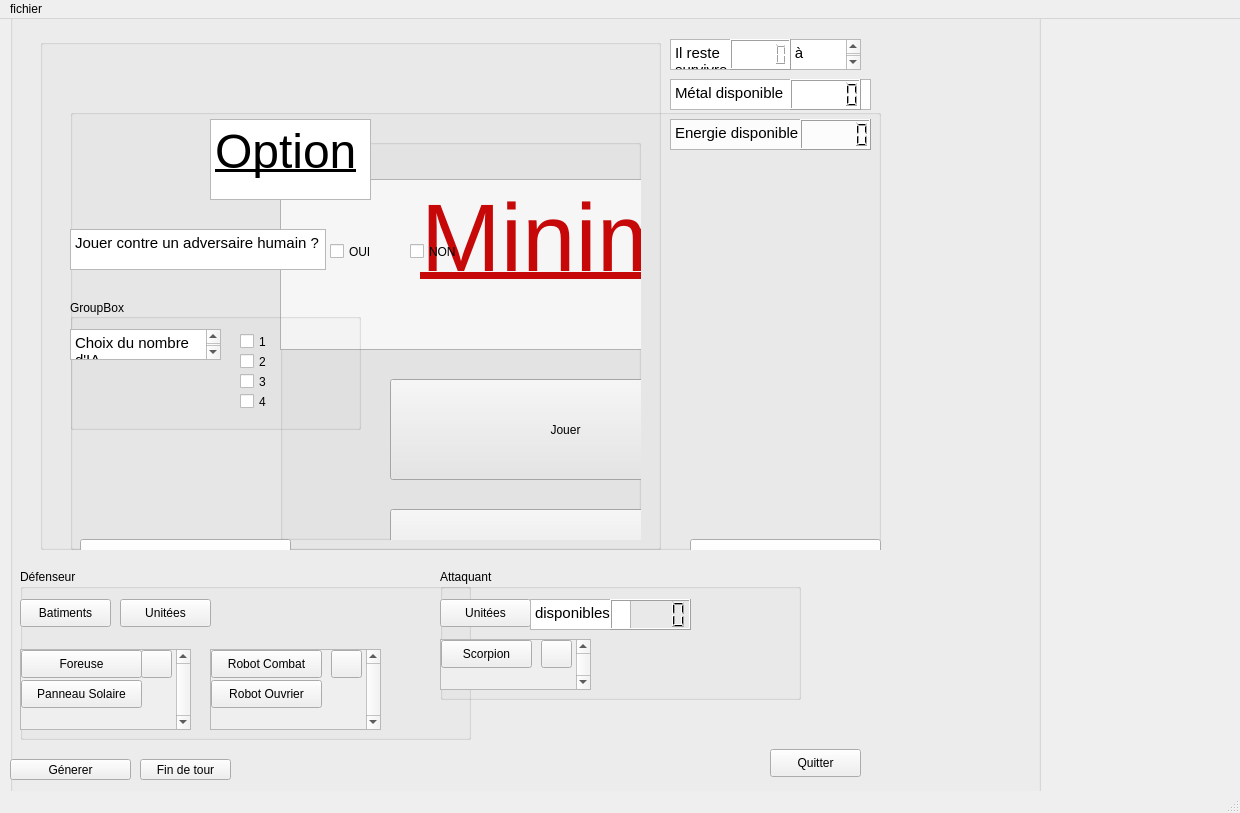
<?xml version="1.0" encoding="UTF-8"?>
<ui version="4.0">
 <class>Minima_Accueil</class>
 <widget class="QMainWindow" name="Minima_Accueil">
  <property name="geometry">
   <rect>
    <x>0</x>
    <y>0</y>
    <width>1240</width>
    <height>813</height>
   </rect>
  </property>
  <property name="windowTitle">
   <string>Minima Accueil</string>
  </property>
  <widget class="QWidget" name="centralwidget">
   <widget class="QGroupBox" name="groupBox_Accueil">
    <property name="enabled">
     <bool>true</bool>
    </property>
    <property name="geometry">
     <rect>
      <x>280</x>
      <y>120</y>
      <width>361</width>
      <height>401</height>
     </rect>
    </property>
    <property name="title">
     <string/>
    </property>
    <widget class="QTextBrowser" name="textBrowser">
     <property name="geometry">
      <rect>
       <x>0</x>
       <y>40</y>
       <width>591</width>
       <height>171</height>
      </rect>
     </property>
     <property name="html">
      <string>&lt;!DOCTYPE HTML PUBLIC &quot;-//W3C//DTD HTML 4.0//EN&quot; &quot;http://www.w3.org/TR/REC-html40/strict.dtd&quot;&gt;
&lt;html&gt;&lt;head&gt;&lt;meta name=&quot;qrichtext&quot; content=&quot;1&quot; /&gt;&lt;style type=&quot;text/css&quot;&gt;
p, li { white-space: pre-wrap; }
&lt;/style&gt;&lt;/head&gt;&lt;body style=&quot; font-family:'Cantarell'; font-size:11pt; font-weight:400; font-style:normal;&quot;&gt;
&lt;p align=&quot;center&quot; style=&quot; margin-top:0px; margin-bottom:0px; margin-left:0px; margin-right:0px; -qt-block-indent:0; text-indent:0px;&quot;&gt;&lt;span style=&quot; font-size:72pt; text-decoration: underline; color:#cd0808;&quot;&gt;Minima&lt;/span&gt;&lt;/p&gt;&lt;/body&gt;&lt;/html&gt;</string>
     </property>
    </widget>
    <widget class="QPushButton" name="Button_Ac_Jouer">
     <property name="geometry">
      <rect>
       <x>110</x>
       <y>240</y>
       <width>351</width>
       <height>101</height>
      </rect>
     </property>
     <property name="text">
      <string>Jouer</string>
     </property>
    </widget>
    <widget class="QPushButton" name="Button_Ac_Quitter">
     <property name="geometry">
      <rect>
       <x>110</x>
       <y>370</y>
       <width>351</width>
       <height>91</height>
      </rect>
     </property>
     <property name="text">
      <string>Quitter</string>
     </property>
    </widget>
    <zorder>textBrowser</zorder>
    <zorder>Button_Ac_Jouer</zorder>
    <zorder>Button_Ac_Quitter</zorder>
    <zorder>groupBox_Option</zorder>
   </widget>
   <widget class="QGroupBox" name="groupBox_Jeu">
    <property name="geometry">
     <rect>
      <x>10</x>
      <y>-10</y>
      <width>1031</width>
      <height>811</height>
     </rect>
    </property>
    <property name="title">
     <string/>
    </property>
    <widget class="QGroupBox" name="groupBox_5">
     <property name="geometry">
      <rect>
       <x>30</x>
       <y>30</y>
       <width>621</width>
       <height>511</height>
      </rect>
     </property>
     <property name="title">
      <string/>
     </property>
    </widget>
    <widget class="QTextBrowser" name="textBrowser_Tours_restants">
     <property name="geometry">
      <rect>
       <x>660</x>
       <y>30</y>
       <width>191</width>
       <height>31</height>
      </rect>
     </property>
     <property name="html">
      <string>&lt;!DOCTYPE HTML PUBLIC &quot;-//W3C//DTD HTML 4.0//EN&quot; &quot;http://www.w3.org/TR/REC-html40/strict.dtd&quot;&gt;
&lt;html&gt;&lt;head&gt;&lt;meta name=&quot;qrichtext&quot; content=&quot;1&quot; /&gt;&lt;style type=&quot;text/css&quot;&gt;
p, li { white-space: pre-wrap; }
&lt;/style&gt;&lt;/head&gt;&lt;body style=&quot; font-family:'Cantarell'; font-size:11pt; font-weight:400; font-style:normal;&quot;&gt;
&lt;p style=&quot; margin-top:0px; margin-bottom:0px; margin-left:0px; margin-right:0px; -qt-block-indent:0; text-indent:0px;&quot;&gt;Il reste                  à survivre &lt;/p&gt;&lt;/body&gt;&lt;/html&gt;</string>
     </property>
    </widget>
    <widget class="QLCDNumber" name="lcdNumber_Tours_restant">
     <property name="geometry">
      <rect>
       <x>720</x>
       <y>30</y>
       <width>61</width>
       <height>31</height>
      </rect>
     </property>
    </widget>
    <widget class="QTextBrowser" name="textBrowser_Metal">
     <property name="geometry">
      <rect>
       <x>660</x>
       <y>70</y>
       <width>201</width>
       <height>31</height>
      </rect>
     </property>
     <property name="html">
      <string>&lt;!DOCTYPE HTML PUBLIC &quot;-//W3C//DTD HTML 4.0//EN&quot; &quot;http://www.w3.org/TR/REC-html40/strict.dtd&quot;&gt;
&lt;html&gt;&lt;head&gt;&lt;meta name=&quot;qrichtext&quot; content=&quot;1&quot; /&gt;&lt;style type=&quot;text/css&quot;&gt;
p, li { white-space: pre-wrap; }
&lt;/style&gt;&lt;/head&gt;&lt;body style=&quot; font-family:'Cantarell'; font-size:11pt; font-weight:400; font-style:normal;&quot;&gt;
&lt;p style=&quot; margin-top:0px; margin-bottom:0px; margin-left:0px; margin-right:0px; -qt-block-indent:0; text-indent:0px;&quot;&gt;Métal disponible&lt;/p&gt;&lt;/body&gt;&lt;/html&gt;</string>
     </property>
    </widget>
    <widget class="QLCDNumber" name="lcdNumber_Metal">
     <property name="geometry">
      <rect>
       <x>780</x>
       <y>70</y>
       <width>71</width>
       <height>31</height>
      </rect>
     </property>
     <property name="segmentStyle">
      <enum>QLCDNumber::Filled</enum>
     </property>
    </widget>
    <widget class="QTextBrowser" name="textBrowser_Energie">
     <property name="geometry">
      <rect>
       <x>660</x>
       <y>110</y>
       <width>201</width>
       <height>31</height>
      </rect>
     </property>
     <property name="html">
      <string>&lt;!DOCTYPE HTML PUBLIC &quot;-//W3C//DTD HTML 4.0//EN&quot; &quot;http://www.w3.org/TR/REC-html40/strict.dtd&quot;&gt;
&lt;html&gt;&lt;head&gt;&lt;meta name=&quot;qrichtext&quot; content=&quot;1&quot; /&gt;&lt;style type=&quot;text/css&quot;&gt;
p, li { white-space: pre-wrap; }
&lt;/style&gt;&lt;/head&gt;&lt;body style=&quot; font-family:'Cantarell'; font-size:11pt; font-weight:400; font-style:normal;&quot;&gt;
&lt;p style=&quot; margin-top:0px; margin-bottom:0px; margin-left:0px; margin-right:0px; -qt-block-indent:0; text-indent:0px;&quot;&gt;Energie disponible&lt;/p&gt;&lt;/body&gt;&lt;/html&gt;</string>
     </property>
    </widget>
    <widget class="QLCDNumber" name="lcdNumber_Energie">
     <property name="geometry">
      <rect>
       <x>790</x>
       <y>110</y>
       <width>71</width>
       <height>31</height>
      </rect>
     </property>
    </widget>
    <widget class="QGroupBox" name="Defenseur">
     <property name="geometry">
      <rect>
       <x>10</x>
       <y>560</y>
       <width>451</width>
       <height>171</height>
      </rect>
     </property>
     <property name="title">
      <string>Défenseur</string>
     </property>
     <widget class="QPushButton" name="pushButton">
      <property name="geometry">
       <rect>
        <x>0</x>
        <y>30</y>
        <width>91</width>
        <height>28</height>
       </rect>
      </property>
      <property name="text">
       <string>Batiments</string>
      </property>
     </widget>
     <widget class="QScrollArea" name="scrollArea">
      <property name="geometry">
       <rect>
        <x>0</x>
        <y>80</y>
        <width>171</width>
        <height>81</height>
       </rect>
      </property>
      <property name="verticalScrollBarPolicy">
       <enum>Qt::ScrollBarAlwaysOn</enum>
      </property>
      <property name="widgetResizable">
       <bool>true</bool>
      </property>
      <widget class="QWidget" name="scrollAreaWidgetContents">
       <property name="geometry">
        <rect>
         <x>0</x>
         <y>0</y>
         <width>156</width>
         <height>79</height>
        </rect>
       </property>
       <widget class="QPushButton" name="Button_Foreuse">
        <property name="geometry">
         <rect>
          <x>0</x>
          <y>0</y>
          <width>121</width>
          <height>28</height>
         </rect>
        </property>
        <property name="text">
         <string>Foreuse</string>
        </property>
       </widget>
       <widget class="QPushButton" name="Button_Panneau_Solaire">
        <property name="geometry">
         <rect>
          <x>0</x>
          <y>30</y>
          <width>121</width>
          <height>28</height>
         </rect>
        </property>
        <property name="text">
         <string>Panneau Solaire</string>
        </property>
       </widget>
       <widget class="QPushButton" name="Button_J_D_B_Fermer">
        <property name="geometry">
         <rect>
          <x>120</x>
          <y>0</y>
          <width>31</width>
          <height>28</height>
         </rect>
        </property>
        <property name="text">
         <string/>
        </property>
        <property name="icon">
         <iconset>
          <normaloff>../../Images/croix_rouge.png</normaloff>../../Images/croix_rouge.png</iconset>
        </property>
       </widget>
      </widget>
     </widget>
     <widget class="QPushButton" name="pushButton_2">
      <property name="geometry">
       <rect>
        <x>100</x>
        <y>30</y>
        <width>91</width>
        <height>28</height>
       </rect>
      </property>
      <property name="text">
       <string>Unitées</string>
      </property>
     </widget>
     <widget class="QScrollArea" name="scrollArea_2">
      <property name="geometry">
       <rect>
        <x>190</x>
        <y>80</y>
        <width>171</width>
        <height>81</height>
       </rect>
      </property>
      <property name="toolTipDuration">
       <number>-1</number>
      </property>
      <property name="layoutDirection">
       <enum>Qt::LeftToRight</enum>
      </property>
      <property name="autoFillBackground">
       <bool>false</bool>
      </property>
      <property name="verticalScrollBarPolicy">
       <enum>Qt::ScrollBarAlwaysOn</enum>
      </property>
      <property name="widgetResizable">
       <bool>true</bool>
      </property>
      <widget class="QWidget" name="scrollAreaWidgetContents_2">
       <property name="geometry">
        <rect>
         <x>0</x>
         <y>0</y>
         <width>156</width>
         <height>79</height>
        </rect>
       </property>
       <widget class="QPushButton" name="Button_Robot_Ouvrier">
        <property name="geometry">
         <rect>
          <x>0</x>
          <y>30</y>
          <width>111</width>
          <height>28</height>
         </rect>
        </property>
        <property name="text">
         <string>Robot Ouvrier</string>
        </property>
       </widget>
       <widget class="QPushButton" name="Button_J_D_U_Fermer">
        <property name="geometry">
         <rect>
          <x>120</x>
          <y>0</y>
          <width>31</width>
          <height>28</height>
         </rect>
        </property>
        <property name="text">
         <string/>
        </property>
        <property name="icon">
         <iconset>
          <selectedon>../../Images/croix_rouge.png</selectedon>
         </iconset>
        </property>
       </widget>
       <widget class="QPushButton" name="Button_Robot_Combat">
        <property name="geometry">
         <rect>
          <x>0</x>
          <y>0</y>
          <width>111</width>
          <height>28</height>
         </rect>
        </property>
        <property name="text">
         <string>Robot Combat</string>
        </property>
       </widget>
      </widget>
     </widget>
    </widget>
    <widget class="QGroupBox" name="Attaquant">
     <property name="geometry">
      <rect>
       <x>430</x>
       <y>560</y>
       <width>361</width>
       <height>131</height>
      </rect>
     </property>
     <property name="title">
      <string>Attaquant</string>
     </property>
     <widget class="QPushButton" name="Jeu_A_Unitees">
      <property name="geometry">
       <rect>
        <x>0</x>
        <y>30</y>
        <width>91</width>
        <height>28</height>
       </rect>
      </property>
      <property name="text">
       <string>Unitées</string>
      </property>
     </widget>
     <widget class="QScrollArea" name="scrollArea_3">
      <property name="geometry">
       <rect>
        <x>0</x>
        <y>70</y>
        <width>151</width>
        <height>51</height>
       </rect>
      </property>
      <property name="verticalScrollBarPolicy">
       <enum>Qt::ScrollBarAlwaysOn</enum>
      </property>
      <property name="sizeAdjustPolicy">
       <enum>QAbstractScrollArea::AdjustIgnored</enum>
      </property>
      <property name="widgetResizable">
       <bool>true</bool>
      </property>
      <widget class="QWidget" name="scrollAreaWidgetContents_3">
       <property name="geometry">
        <rect>
         <x>0</x>
         <y>0</y>
         <width>136</width>
         <height>49</height>
        </rect>
       </property>
       <widget class="QPushButton" name="Button_Scorpion">
        <property name="geometry">
         <rect>
          <x>0</x>
          <y>0</y>
          <width>91</width>
          <height>28</height>
         </rect>
        </property>
        <property name="text">
         <string>Scorpion</string>
        </property>
       </widget>
       <widget class="QPushButton" name="Button_J_A_Fermer">
        <property name="geometry">
         <rect>
          <x>100</x>
          <y>0</y>
          <width>31</width>
          <height>28</height>
         </rect>
        </property>
        <property name="text">
         <string/>
        </property>
        <property name="icon">
         <iconset>
          <normaloff>../../Images/croix_rouge.png</normaloff>../../Images/croix_rouge.png</iconset>
        </property>
       </widget>
      </widget>
     </widget>
     <widget class="QTextBrowser" name="textBrowser_U_dispo">
      <property name="geometry">
       <rect>
        <x>90</x>
        <y>30</y>
        <width>101</width>
        <height>31</height>
       </rect>
      </property>
      <property name="html">
       <string>&lt;!DOCTYPE HTML PUBLIC &quot;-//W3C//DTD HTML 4.0//EN&quot; &quot;http://www.w3.org/TR/REC-html40/strict.dtd&quot;&gt;
&lt;html&gt;&lt;head&gt;&lt;meta name=&quot;qrichtext&quot; content=&quot;1&quot; /&gt;&lt;style type=&quot;text/css&quot;&gt;
p, li { white-space: pre-wrap; }
&lt;/style&gt;&lt;/head&gt;&lt;body style=&quot; font-family:'Cantarell'; font-size:11pt; font-weight:400; font-style:normal;&quot;&gt;
&lt;p style=&quot; margin-top:0px; margin-bottom:0px; margin-left:0px; margin-right:0px; -qt-block-indent:0; text-indent:0px;&quot;&gt;disponibles&lt;/p&gt;&lt;/body&gt;&lt;/html&gt;</string>
      </property>
     </widget>
     <widget class="QLCDNumber" name="lcdNumber_Unitdispo">
      <property name="geometry">
       <rect>
        <x>170</x>
        <y>30</y>
        <width>81</width>
        <height>31</height>
       </rect>
      </property>
     </widget>
    </widget>
    <widget class="QPushButton" name="Bouton_Jeu_Quitter">
     <property name="geometry">
      <rect>
       <x>760</x>
       <y>740</y>
       <width>91</width>
       <height>28</height>
      </rect>
     </property>
     <property name="text">
      <string>Quitter</string>
     </property>
    </widget>
    <widget class="QPushButton" name="Bouton_Generer">
     <property name="geometry">
      <rect>
       <x>0</x>
       <y>750</y>
       <width>121</width>
       <height>21</height>
      </rect>
     </property>
     <property name="text">
      <string>Génerer</string>
     </property>
    </widget>
    <widget class="QPushButton" name="Bouton_Findetour">
     <property name="geometry">
      <rect>
       <x>130</x>
       <y>750</y>
       <width>91</width>
       <height>21</height>
      </rect>
     </property>
     <property name="text">
      <string>Fin de tour</string>
     </property>
    </widget>
   </widget>
   <widget class="QGroupBox" name="groupBox_Option">
    <property name="enabled">
     <bool>true</bool>
    </property>
    <property name="geometry">
     <rect>
      <x>70</x>
      <y>90</y>
      <width>811</width>
      <height>441</height>
     </rect>
    </property>
    <property name="title">
     <string/>
    </property>
    <widget class="QTextBrowser" name="textBrowser_2">
     <property name="geometry">
      <rect>
       <x>140</x>
       <y>10</y>
       <width>161</width>
       <height>81</height>
      </rect>
     </property>
     <property name="html">
      <string>&lt;!DOCTYPE HTML PUBLIC &quot;-//W3C//DTD HTML 4.0//EN&quot; &quot;http://www.w3.org/TR/REC-html40/strict.dtd&quot;&gt;
&lt;html&gt;&lt;head&gt;&lt;meta name=&quot;qrichtext&quot; content=&quot;1&quot; /&gt;&lt;style type=&quot;text/css&quot;&gt;
p, li { white-space: pre-wrap; }
&lt;/style&gt;&lt;/head&gt;&lt;body style=&quot; font-family:'Cantarell'; font-size:11pt; font-weight:400; font-style:normal;&quot;&gt;
&lt;p style=&quot; margin-top:0px; margin-bottom:0px; margin-left:0px; margin-right:0px; -qt-block-indent:0; text-indent:0px;&quot;&gt;&lt;span style=&quot; font-size:36pt; text-decoration: underline;&quot;&gt;Option&lt;/span&gt;&lt;/p&gt;&lt;/body&gt;&lt;/html&gt;</string>
     </property>
    </widget>
    <widget class="QTextBrowser" name="textBrowser_Humain">
     <property name="geometry">
      <rect>
       <x>0</x>
       <y>120</y>
       <width>256</width>
       <height>41</height>
      </rect>
     </property>
     <property name="html">
      <string>&lt;!DOCTYPE HTML PUBLIC &quot;-//W3C//DTD HTML 4.0//EN&quot; &quot;http://www.w3.org/TR/REC-html40/strict.dtd&quot;&gt;
&lt;html&gt;&lt;head&gt;&lt;meta name=&quot;qrichtext&quot; content=&quot;1&quot; /&gt;&lt;style type=&quot;text/css&quot;&gt;
p, li { white-space: pre-wrap; }
&lt;/style&gt;&lt;/head&gt;&lt;body style=&quot; font-family:'Cantarell'; font-size:11pt; font-weight:400; font-style:normal;&quot;&gt;
&lt;p style=&quot; margin-top:0px; margin-bottom:0px; margin-left:0px; margin-right:0px; -qt-block-indent:0; text-indent:0px;&quot;&gt;Jouer contre un adversaire humain ?&lt;/p&gt;&lt;/body&gt;&lt;/html&gt;</string>
     </property>
    </widget>
    <widget class="QCheckBox" name="checkBox_Option_Humain_OUI">
     <property name="geometry">
      <rect>
       <x>260</x>
       <y>130</y>
       <width>93</width>
       <height>25</height>
      </rect>
     </property>
     <property name="text">
      <string>OUI</string>
     </property>
    </widget>
    <widget class="QCheckBox" name="checkBox_Option_Hum_NON">
     <property name="geometry">
      <rect>
       <x>340</x>
       <y>130</y>
       <width>93</width>
       <height>25</height>
      </rect>
     </property>
     <property name="text">
      <string>NON</string>
     </property>
    </widget>
    <widget class="QGroupBox" name="groupBox_3">
     <property name="enabled">
      <bool>true</bool>
     </property>
     <property name="geometry">
      <rect>
       <x>0</x>
       <y>190</y>
       <width>291</width>
       <height>131</height>
      </rect>
     </property>
     <property name="acceptDrops">
      <bool>false</bool>
     </property>
     <property name="inputMethodHints">
      <set>Qt::ImhHiddenText</set>
     </property>
     <property name="title">
      <string>GroupBox</string>
     </property>
     <property name="alignment">
      <set>Qt::AlignLeading|Qt::AlignLeft|Qt::AlignVCenter</set>
     </property>
     <widget class="QTextBrowser" name="textBrowser_IA">
      <property name="enabled">
       <bool>true</bool>
      </property>
      <property name="geometry">
       <rect>
        <x>0</x>
        <y>30</y>
        <width>151</width>
        <height>31</height>
       </rect>
      </property>
      <property name="html">
       <string>&lt;!DOCTYPE HTML PUBLIC &quot;-//W3C//DTD HTML 4.0//EN&quot; &quot;http://www.w3.org/TR/REC-html40/strict.dtd&quot;&gt;
&lt;html&gt;&lt;head&gt;&lt;meta name=&quot;qrichtext&quot; content=&quot;1&quot; /&gt;&lt;style type=&quot;text/css&quot;&gt;
p, li { white-space: pre-wrap; }
&lt;/style&gt;&lt;/head&gt;&lt;body style=&quot; font-family:'Cantarell'; font-size:11pt; font-weight:400; font-style:normal;&quot;&gt;
&lt;p style=&quot; margin-top:0px; margin-bottom:0px; margin-left:0px; margin-right:0px; -qt-block-indent:0; text-indent:0px;&quot;&gt;Choix du nombre d'IA&lt;/p&gt;&lt;/body&gt;&lt;/html&gt;</string>
      </property>
     </widget>
     <widget class="QCheckBox" name="checkBox_IA_1">
      <property name="geometry">
       <rect>
        <x>170</x>
        <y>30</y>
        <width>311</width>
        <height>25</height>
       </rect>
      </property>
      <property name="text">
       <string>1</string>
      </property>
     </widget>
     <widget class="QCheckBox" name="checkBox_IA_2">
      <property name="geometry">
       <rect>
        <x>170</x>
        <y>50</y>
        <width>271</width>
        <height>25</height>
       </rect>
      </property>
      <property name="text">
       <string>2</string>
      </property>
     </widget>
     <widget class="QCheckBox" name="checkBox_IA_3">
      <property name="geometry">
       <rect>
        <x>170</x>
        <y>70</y>
        <width>281</width>
        <height>25</height>
       </rect>
      </property>
      <property name="text">
       <string>3</string>
      </property>
     </widget>
     <widget class="QCheckBox" name="checkBox_IA_4">
      <property name="geometry">
       <rect>
        <x>170</x>
        <y>90</y>
        <width>281</width>
        <height>25</height>
       </rect>
      </property>
      <property name="text">
       <string>4</string>
      </property>
     </widget>
    </widget>
    <widget class="QPushButton" name="Button_Retour">
     <property name="geometry">
      <rect>
       <x>10</x>
       <y>430</y>
       <width>211</width>
       <height>91</height>
      </rect>
     </property>
     <property name="text">
      <string>Retour</string>
     </property>
    </widget>
    <widget class="QPushButton" name="Button_Jouer">
     <property name="geometry">
      <rect>
       <x>620</x>
       <y>430</y>
       <width>191</width>
       <height>91</height>
      </rect>
     </property>
     <property name="text">
      <string>Jouer</string>
     </property>
    </widget>
    <zorder>textBrowser_2</zorder>
    <zorder>textBrowser_Humain</zorder>
    <zorder>checkBox_Option_Humain_OUI</zorder>
    <zorder>checkBox_Option_Hum_NON</zorder>
    <zorder>groupBox_3</zorder>
    <zorder>Button_Retour</zorder>
    <zorder>Button_Jouer</zorder>
    <zorder>groupBox_Jeu</zorder>
   </widget>
  </widget>
  <widget class="QMenuBar" name="menubar">
   <property name="geometry">
    <rect>
     <x>0</x>
     <y>0</y>
     <width>1240</width>
     <height>28</height>
    </rect>
   </property>
   <widget class="QMenu" name="menuFichier">
    <property name="title">
     <string>fichier</string>
    </property>
    <addaction name="actionQuitter"/>
    <addaction name="actionSauvegarder"/>
   </widget>
   <addaction name="menuFichier"/>
  </widget>
  <widget class="QStatusBar" name="statusbar"/>
  <action name="actionQuitter">
   <property name="icon">
    <iconset>
     <normalon>../../Images/croix_rouge.png</normalon>
    </iconset>
   </property>
   <property name="text">
    <string>Quitter</string>
   </property>
   <property name="shortcut">
    <string>Ctrl+Q</string>
   </property>
  </action>
  <action name="actionSauvegarder">
   <property name="text">
    <string>Sauvegarder</string>
   </property>
  </action>
 </widget>
 <resources/>
 <connections>
  <connection>
   <sender>Button_Ac_Quitter</sender>
   <signal>clicked()</signal>
   <receiver>Minima_Accueil</receiver>
   <slot>close()</slot>
   <hints>
    <hint type="sourcelabel">
     <x>618</x>
     <y>567</y>
    </hint>
    <hint type="destinationlabel">
     <x>722</x>
     <y>0</y>
    </hint>
   </hints>
  </connection>
  <connection>
   <sender>Button_Ac_Jouer</sender>
   <signal>clicked()</signal>
   <receiver>groupBox_Accueil</receiver>
   <slot>hide()</slot>
   <hints>
    <hint type="sourcelabel">
     <x>577</x>
     <y>412</y>
    </hint>
    <hint type="destinationlabel">
     <x>405</x>
     <y>548</y>
    </hint>
   </hints>
  </connection>
  <connection>
   <sender>Button_Ac_Jouer</sender>
   <signal>clicked()</signal>
   <receiver>groupBox_Option</receiver>
   <slot>show()</slot>
   <hints>
    <hint type="sourcelabel">
     <x>681</x>
     <y>424</y>
    </hint>
    <hint type="destinationlabel">
     <x>230</x>
     <y>412</y>
    </hint>
   </hints>
  </connection>
  <connection>
   <sender>Button_Retour</sender>
   <signal>clicked()</signal>
   <receiver>groupBox_Option</receiver>
   <slot>hide()</slot>
   <hints>
    <hint type="sourcelabel">
     <x>208</x>
     <y>548</y>
    </hint>
    <hint type="destinationlabel">
     <x>666</x>
     <y>488</y>
    </hint>
   </hints>
  </connection>
  <connection>
   <sender>Button_Retour</sender>
   <signal>clicked()</signal>
   <receiver>groupBox_Accueil</receiver>
   <slot>show()</slot>
   <hints>
    <hint type="sourcelabel">
     <x>230</x>
     <y>614</y>
    </hint>
    <hint type="destinationlabel">
     <x>608</x>
     <y>347</y>
    </hint>
   </hints>
  </connection>
  <connection>
   <sender>Button_Jouer</sender>
   <signal>clicked()</signal>
   <receiver>groupBox_Jeu</receiver>
   <slot>show()</slot>
   <hints>
    <hint type="sourcelabel">
     <x>865</x>
     <y>636</y>
    </hint>
    <hint type="destinationlabel">
     <x>850</x>
     <y>694</y>
    </hint>
   </hints>
  </connection>
  <connection>
   <sender>Button_Jouer</sender>
   <signal>clicked()</signal>
   <receiver>groupBox_Option</receiver>
   <slot>hide()</slot>
   <hints>
    <hint type="sourcelabel">
     <x>857</x>
     <y>633</y>
    </hint>
    <hint type="destinationlabel">
     <x>741</x>
     <y>488</y>
    </hint>
   </hints>
  </connection>
  <connection>
   <sender>Bouton_Jeu_Quitter</sender>
   <signal>clicked()</signal>
   <receiver>Minima_Accueil</receiver>
   <slot>close()</slot>
   <hints>
    <hint type="sourcelabel">
     <x>788</x>
     <y>782</y>
    </hint>
    <hint type="destinationlabel">
     <x>849</x>
     <y>-66</y>
    </hint>
   </hints>
  </connection>
  <connection>
   <sender>checkBox_IA_1</sender>
   <signal>toggled(bool)</signal>
   <receiver>checkBox_IA_2</receiver>
   <slot>setHidden(bool)</slot>
   <hints>
    <hint type="sourcelabel">
     <x>247</x>
     <y>346</y>
    </hint>
    <hint type="destinationlabel">
     <x>269</x>
     <y>364</y>
    </hint>
   </hints>
  </connection>
  <connection>
   <sender>checkBox_IA_1</sender>
   <signal>toggled(bool)</signal>
   <receiver>checkBox_IA_3</receiver>
   <slot>setHidden(bool)</slot>
   <hints>
    <hint type="sourcelabel">
     <x>269</x>
     <y>346</y>
    </hint>
    <hint type="destinationlabel">
     <x>267</x>
     <y>397</y>
    </hint>
   </hints>
  </connection>
  <connection>
   <sender>checkBox_IA_1</sender>
   <signal>toggled(bool)</signal>
   <receiver>checkBox_IA_4</receiver>
   <slot>setHidden(bool)</slot>
   <hints>
    <hint type="sourcelabel">
     <x>283</x>
     <y>348</y>
    </hint>
    <hint type="destinationlabel">
     <x>248</x>
     <y>408</y>
    </hint>
   </hints>
  </connection>
  <connection>
   <sender>checkBox_IA_2</sender>
   <signal>toggled(bool)</signal>
   <receiver>checkBox_IA_1</receiver>
   <slot>setHidden(bool)</slot>
   <hints>
    <hint type="sourcelabel">
     <x>282</x>
     <y>365</y>
    </hint>
    <hint type="destinationlabel">
     <x>260</x>
     <y>349</y>
    </hint>
   </hints>
  </connection>
  <connection>
   <sender>checkBox_IA_2</sender>
   <signal>toggled(bool)</signal>
   <receiver>checkBox_IA_3</receiver>
   <slot>setHidden(bool)</slot>
   <hints>
    <hint type="sourcelabel">
     <x>262</x>
     <y>366</y>
    </hint>
    <hint type="destinationlabel">
     <x>250</x>
     <y>394</y>
    </hint>
   </hints>
  </connection>
  <connection>
   <sender>checkBox_IA_2</sender>
   <signal>toggled(bool)</signal>
   <receiver>checkBox_IA_4</receiver>
   <slot>setHidden(bool)</slot>
   <hints>
    <hint type="sourcelabel">
     <x>355</x>
     <y>372</y>
    </hint>
    <hint type="destinationlabel">
     <x>322</x>
     <y>409</y>
    </hint>
   </hints>
  </connection>
  <connection>
   <sender>checkBox_IA_3</sender>
   <signal>toggled(bool)</signal>
   <receiver>checkBox_IA_1</receiver>
   <slot>setHidden(bool)</slot>
   <hints>
    <hint type="sourcelabel">
     <x>356</x>
     <y>395</y>
    </hint>
    <hint type="destinationlabel">
     <x>342</x>
     <y>350</y>
    </hint>
   </hints>
  </connection>
  <connection>
   <sender>groupBox_Option</sender>
   <signal>toggled(bool)</signal>
   <receiver>checkBox_IA_2</receiver>
   <slot>setHidden(bool)</slot>
   <hints>
    <hint type="sourcelabel">
     <x>307</x>
     <y>298</y>
    </hint>
    <hint type="destinationlabel">
     <x>352</x>
     <y>373</y>
    </hint>
   </hints>
  </connection>
  <connection>
   <sender>checkBox_IA_3</sender>
   <signal>toggled(bool)</signal>
   <receiver>checkBox_IA_4</receiver>
   <slot>setHidden(bool)</slot>
   <hints>
    <hint type="sourcelabel">
     <x>303</x>
     <y>388</y>
    </hint>
    <hint type="destinationlabel">
     <x>304</x>
     <y>411</y>
    </hint>
   </hints>
  </connection>
  <connection>
   <sender>checkBox_IA_3</sender>
   <signal>toggled(bool)</signal>
   <receiver>checkBox_IA_2</receiver>
   <slot>setHidden(bool)</slot>
   <hints>
    <hint type="sourcelabel">
     <x>354</x>
     <y>394</y>
    </hint>
    <hint type="destinationlabel">
     <x>354</x>
     <y>373</y>
    </hint>
   </hints>
  </connection>
  <connection>
   <sender>checkBox_IA_4</sender>
   <signal>toggled(bool)</signal>
   <receiver>checkBox_IA_1</receiver>
   <slot>setHidden(bool)</slot>
   <hints>
    <hint type="sourcelabel">
     <x>319</x>
     <y>408</y>
    </hint>
    <hint type="destinationlabel">
     <x>336</x>
     <y>349</y>
    </hint>
   </hints>
  </connection>
  <connection>
   <sender>checkBox_IA_4</sender>
   <signal>toggled(bool)</signal>
   <receiver>checkBox_IA_2</receiver>
   <slot>setHidden(bool)</slot>
   <hints>
    <hint type="sourcelabel">
     <x>325</x>
     <y>405</y>
    </hint>
    <hint type="destinationlabel">
     <x>343</x>
     <y>375</y>
    </hint>
   </hints>
  </connection>
  <connection>
   <sender>checkBox_IA_4</sender>
   <signal>toggled(bool)</signal>
   <receiver>checkBox_IA_3</receiver>
   <slot>setHidden(bool)</slot>
   <hints>
    <hint type="sourcelabel">
     <x>305</x>
     <y>407</y>
    </hint>
    <hint type="destinationlabel">
     <x>347</x>
     <y>389</y>
    </hint>
   </hints>
  </connection>
  <connection>
   <sender>checkBox_Option_Hum_NON</sender>
   <signal>toggled(bool)</signal>
   <receiver>groupBox_3</receiver>
   <slot>setVisible(bool)</slot>
   <hints>
    <hint type="sourcelabel">
     <x>427</x>
     <y>260</y>
    </hint>
    <hint type="destinationlabel">
     <x>205</x>
     <y>316</y>
    </hint>
   </hints>
  </connection>
  <connection>
   <sender>Button_J_A_Fermer</sender>
   <signal>clicked()</signal>
   <receiver>scrollArea_3</receiver>
   <slot>hide()</slot>
   <hints>
    <hint type="sourcelabel">
     <x>556</x>
     <y>660</y>
    </hint>
    <hint type="destinationlabel">
     <x>563</x>
     <y>690</y>
    </hint>
   </hints>
  </connection>
  <connection>
   <sender>Jeu_A_Unitees</sender>
   <signal>clicked()</signal>
   <receiver>scrollArea_3</receiver>
   <slot>show()</slot>
   <hints>
    <hint type="sourcelabel">
     <x>488</x>
     <y>624</y>
    </hint>
    <hint type="destinationlabel">
     <x>511</x>
     <y>690</y>
    </hint>
   </hints>
  </connection>
  <connection>
   <sender>Button_J_D_U_Fermer</sender>
   <signal>clicked()</signal>
   <receiver>scrollArea_2</receiver>
   <slot>hide()</slot>
   <hints>
    <hint type="sourcelabel">
     <x>346</x>
     <y>671</y>
    </hint>
    <hint type="destinationlabel">
     <x>361</x>
     <y>693</y>
    </hint>
   </hints>
  </connection>
  <connection>
   <sender>pushButton_2</sender>
   <signal>clicked()</signal>
   <receiver>scrollArea_2</receiver>
   <slot>show()</slot>
   <hints>
    <hint type="sourcelabel">
     <x>192</x>
     <y>620</y>
    </hint>
    <hint type="destinationlabel">
     <x>337</x>
     <y>717</y>
    </hint>
   </hints>
  </connection>
  <connection>
   <sender>Button_J_D_B_Fermer</sender>
   <signal>clicked()</signal>
   <receiver>scrollArea</receiver>
   <slot>hide()</slot>
   <hints>
    <hint type="sourcelabel">
     <x>158</x>
     <y>672</y>
    </hint>
    <hint type="destinationlabel">
     <x>165</x>
     <y>696</y>
    </hint>
   </hints>
  </connection>
  <connection>
   <sender>pushButton</sender>
   <signal>clicked()</signal>
   <receiver>scrollArea</receiver>
   <slot>show()</slot>
   <hints>
    <hint type="sourcelabel">
     <x>75</x>
     <y>621</y>
    </hint>
    <hint type="destinationlabel">
     <x>153</x>
     <y>721</y>
    </hint>
   </hints>
  </connection>
 </connections>
</ui>
